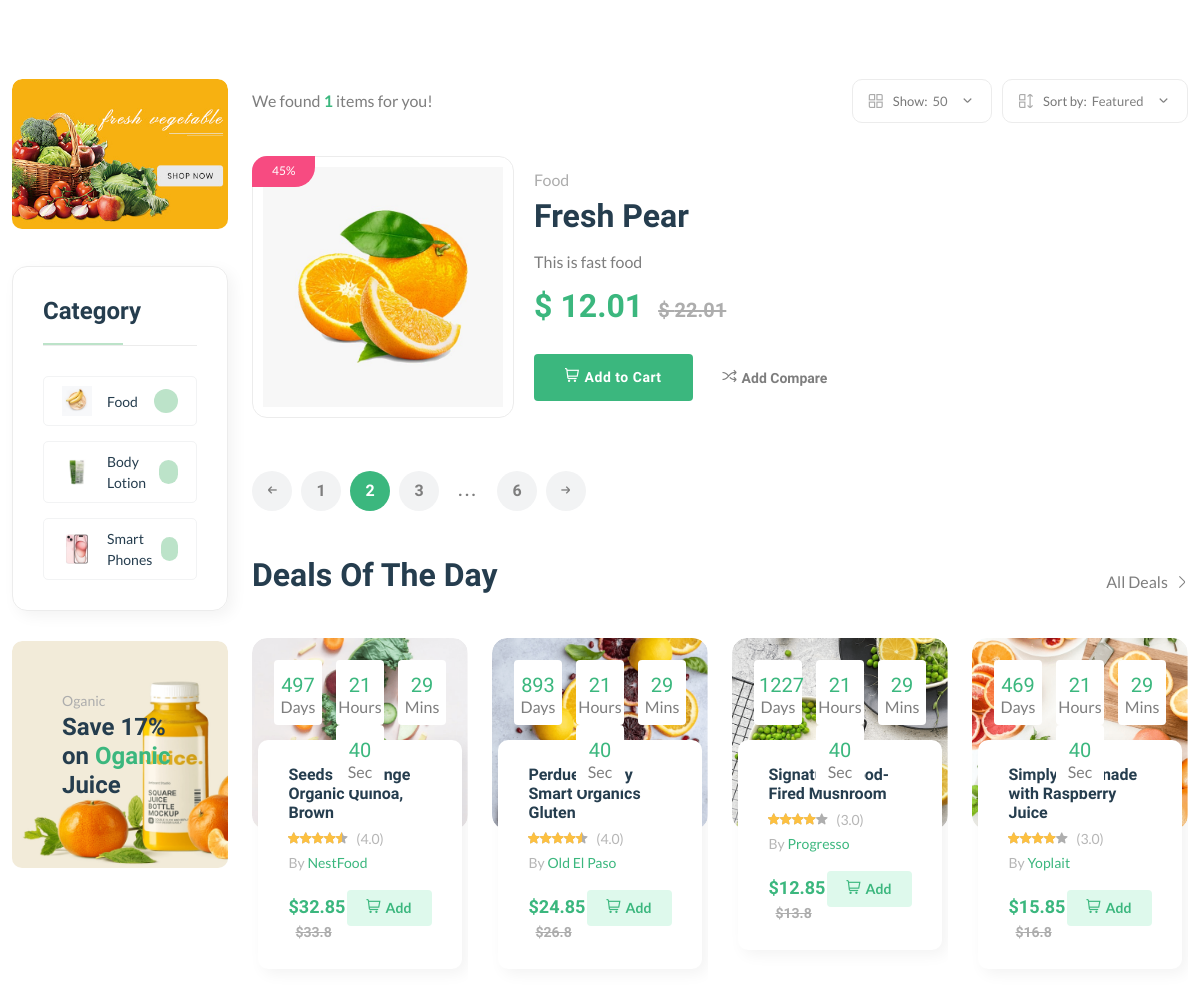
The page /vendor/ven2231321311 (middle part) on the database as committed earlier.
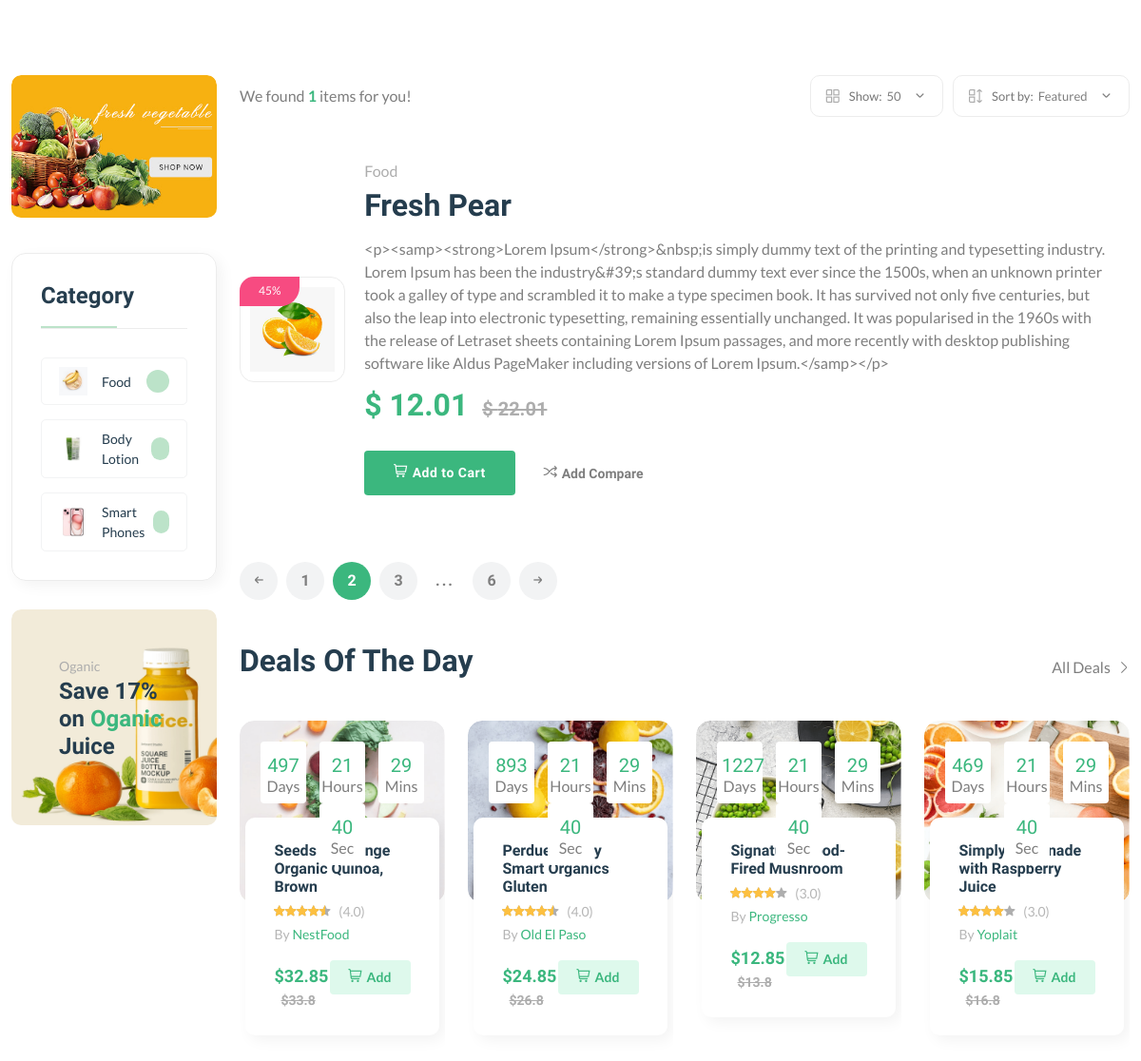
The same page on the database as committed later.
### core/models.py (models this page shows, shortened)
class Product(models.Model):
    pid = ShortUUIDField(unique=True, length=10, max_length=20, alphabet="123123123")
    user = models.ForeignKey(User, on_delete=models.SET_NULL, null=True)
    category = models.ForeignKey(Category, on_delete=models.SET_NULL, null=True, related_name="category")
    vendor = models.ForeignKey(Vendor, on_delete=models.SET_NULL, null=True, related_name="product")
    title = models.CharField(max_length=100, default="Fresh Pear")
    image = models.ImageField(upload_to=user_directory_path, default="product.jpg")
    description = RichTextUploadingField(null=True, blank=True, default="This is the product")
    price = models.DecimalField(max_digits=99999999, decimal_places=2, default="1.99")
    old_price = models.DecimalField(max_digits=99999999, decimal_places=2, default="2.99")
    specifications = RichTextUploadingField(null=True, blank=True)
    type = models.CharField(max_length=100, default="Organic", null=True, blank=True)
    stock_count = models.CharField(max_length=100, default="8", null=True, blank=True)
    life = models.CharField(max_length=100, default="100 Days", null=True, blank=True)
    mfd = models.DateTimeField(auto_now_add=False, null=True, blank=True)
    tags = TaggableManager(blank=True)
    product_status = models.CharField(choices=STATUS, max_length=10, default="in_review")
    status = models.BooleanField(default=True)
    in_stock = models.BooleanField(default=True)
    featured = models.BooleanField(default=False)
    digital = models.BooleanField(default=True)
    sku = ShortUUIDField(unique=True, length=4, max_length=20, prefix="sku", alphabet="123123123")
    date = models.DateTimeField(auto_now_add=True)
    update = models.DateTimeField(null=True, blank=True)
    class Meta:
            verbose_name_plural = "Products"
    def get_precentage(self):
        discountPercent = 100 - (self.price / self.old_price) * 100
        return discountPercent

class Category(models.Model):
    cid = ShortUUIDField(unique=True, length=10, max_length=20, prefix="cart", alphabet="123123123")
    title = models.CharField(max_length=100, default="Food")
    image = models.ImageField(upload_to="category", default="category.jpg")
    class Meta:
        verbose_name_plural = "Categories"

### core/views.py (the view)
# urls.py: path("vendor/<vid>", vendor_detail_view, name="vendor-detail"),
def vendor_detail_view(request, vid):
    vendor = Vendor.objects.get(vid=vid)
    products = Product.objects.filter(vendor=vendor, product_status="published")
    context = {
        "vendor": vendor,
        "products": products,
    }
    return render(request, "core/vendor-detail-list.html", context)

### core/context_processor.py (called while the page is built)
def default (request):
    categories = Category.objects.all()
    try:
        address = Address.objects.get(user=request.user)
    except:
        address = None
    return {
        'categories':categories,
        'address':address,
    }

### templates/core/vendor-detail-list.html (shortened to what the changed rows need)
{% extends 'partials/base.html' %}
{% load static %}
{% block content%}
    <main class="main">
        <div class="container mb-30">
            <div class="row flex-row-reverse">
                <div class="col-lg-4-5">
                    <div class="product-list mb-50">
                        {% for p in products %}
                        <div class="product-cart-wrap">
                            <div class="product-img-action-wrap">
                                <div class="product-img product-img-zoom">
                                    <div class="product-img-inner">
                                        <a href="shop-product-right.html">
                                            <img class="default-img" src=" {{ p.image.url }}" alt="" />
                                        </a>
                                    </div>
                                </div>
                                <div class="product-badges product-badges-position product-badges-mrg">
                                    <span class="hot">{{p.get_precentage|floatformat:0}}%</span>
                                </div>
                            </div>
                            <div class="product-content-wrap">
                                <div class="product-category">
                                    <a href="shop-grid-right.html">{{p.category.title}}</a>
                                </div>
                                <h2><a href="shop-product-right.html">{{p.title|truncatechars:40}}</a></h2>
                                <p class="mt-15 mb-15">{{ p.description }}</p>
                                <div class="product-price">
                                    <span>$ {{p.price}} </span>
                                    <span class="old-price">$ {{p.old_price}} </span>
                                </div>
                                <div class="mt-30 d-flex align-items-center">
                                    <a aria-label="Buy now" class="btn" href="shop-cart.html"><i class="fi-rs-shopping-cart mr-5"></i>Add to Cart</a>
                                    <a href="#" class="add-wishlish ml-30 text-body font-sm font-heading font-weight-bold"><i class="fi-rs-shuffle mr-5"></i>Add Compare</a>
                                </div>
                            </div>
                        </div>
                        {% endfor %}
                    </div>
                    <section class="section-padding pb-5">
                        <div class="row">
                            <div class="col-xl-3 col-lg-4 col-md-6">
                                <div class="product-cart-wrap style-2">
                                    <div class="product-content-wrap">
                                        <div class="deals-content">
                                            <h2><a href="shop-product-right.html">Seeds of Change Organic Quinoa, Brown</a></h2>
                                        </div>
                                    </div>
                                </div>
                            </div>
                            <div class="col-xl-3 col-lg-4 col-md-6">
                                <div class="product-cart-wrap style-2">
                                    <div class="product-content-wrap">
                                        <div class="deals-content">
                                            <h2><a href="shop-product-right.html">Perdue Simply Smart Organics Gluten</a></h2>
                                        </div>
                                    </div>
                                </div>
                            </div>
                            <div class="col-xl-3 col-lg-4 col-md-6 d-none d-lg-block">
                                <div class="product-cart-wrap style-2">
                                    <div class="product-content-wrap">
                                        <div class="deals-content">
                                            <h2><a href="shop-product-right.html">Signature Wood-Fired Mushroom</a></h2>
                                        </div>
                                    </div>
                                </div>
                            </div>
                            <div class="col-xl-3 col-lg-4 col-md-6 d-none d-xl-block">
                                <div class="product-cart-wrap style-2">
                                    <div class="product-content-wrap">
                                        <div class="deals-content">
                                            <h2><a href="shop-product-right.html">Simply Lemonade with Raspberry Juice</a></h2>
                                        </div>
                                    </div>
                                </div>
                            </div>
                        </div>
                    </section>
                </div>
            </div>
        </div>
    </main>
{% endblock content %}

Rows that differ between the two databases and show on the page:
changed Product "Fresh Pear": description "This is fast food" → "<p><samp><strong>Lorem Ipsum</strong>&nbsp;is simply dummy text of the printing and typesetting industry. Lorem Ipsum has been the industry&#39;s standard dummy text ever since the 1500s, when an unknown printer took a galley of type and scrambled it to make a type specimen book. It has survived not only five centuries, but also the leap into electronic typesetting, remaining essentially unchanged. It was popularised in the 1960s with the release of Letraset sheets containing Lorem Ipsum passages, and more recently with desktop publishing software like Aldus PageMaker including versions of Lorem Ipsum.</samp></p>"
